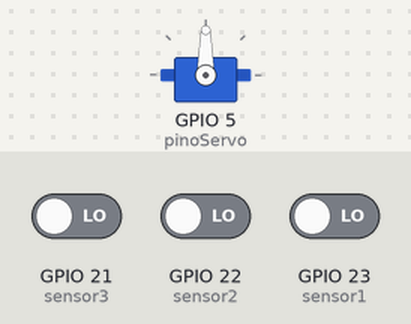
This sketch was run on a simulated ESP32. On the bench: servo. The inputs (shaded band) are chosen by the test bench; at power-on: GPIO 21 (sensor3) LOW, GPIO 22 (sensor2) LOW, GPIO 23 (sensor1) LOW. What the sketch prints to the serial monitor is not drawn.

Above: at 1.2 s.
1.3 s: GPIO 21 (sensor3) driven HIGH
At 2.9 s:
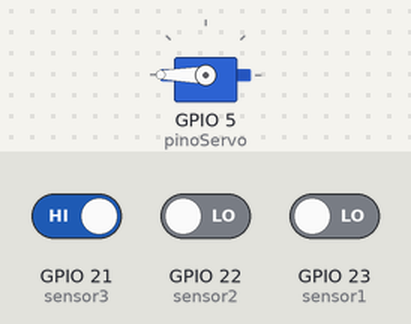
3.2 s: GPIO 22 (sensor2) driven HIGH
At 4.1 s:
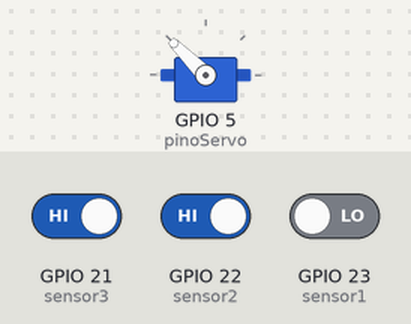
4.9 s: GPIO 23 (sensor1) driven HIGH
At 6.3 s:
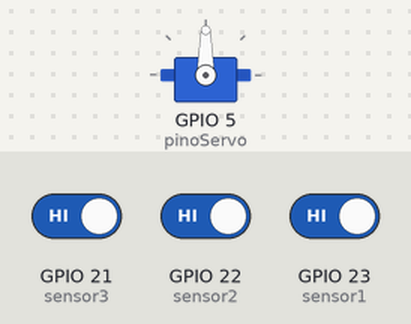
6.6 s: GPIO 21 (sensor3) driven LOW
At 8.0 s:
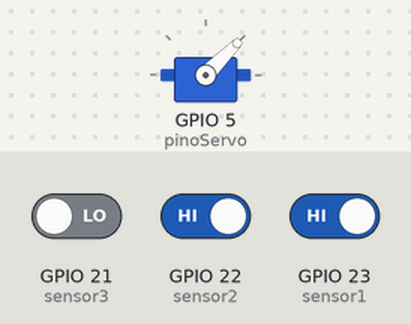
8.3 s: GPIO 22 (sensor2) driven LOW
At 9.2 s:
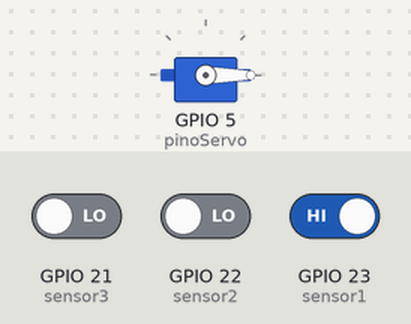
10.0 s: GPIO 21 (sensor3) driven HIGH and GPIO 23 (sensor1) driven LOW
At 10.15 s:
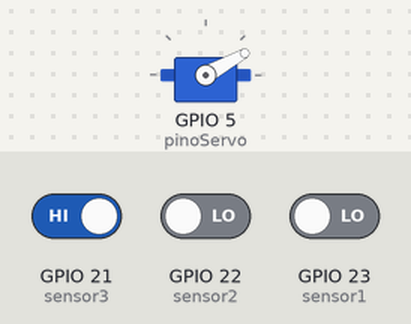
Timing chart, 0 to 13.0 s (numbered marks = the images above; inputs shaded):
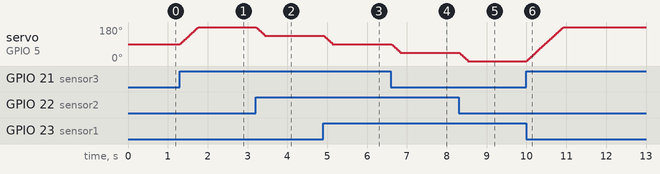

Measured:
- after the input at 1.3 s, servo on GPIO 5 (pinoServo): moves from 90° to 180° over 0.46 s, starting at once
- after the input at 3.2 s, servo on GPIO 5 (pinoServo): moves from 180° to 135° over 0.23 s, starting at once
- after the input at 4.9 s, servo on GPIO 5 (pinoServo): moves from 135° to 90° over 0.23 s, starting at once
- after the input at 6.6 s, servo on GPIO 5 (pinoServo): moves from 90° to 45° over 0.23 s, starting at once
- after the input at 8.3 s, servo on GPIO 5 (pinoServo): moves from 45° to 0° over 0.23 s, starting at once
- after the input at 10.0 s, servo on GPIO 5 (pinoServo): moves from 0° to 180° over 0.93 s, starting at once

The sketch:

servoMotorESensorDeChama.ino
```cpp
#include <ESP32Servo.h>

Servo meuServo;
int pinoServo = 5;

// Sensores digitais
int sensor1 = 23; // esquerda
int sensor2 = 22; // centro
int sensor3 = 21; // direita

int posAtual = 90; // posição inicial

void setup() {
  Serial.begin(115200);

  pinMode(sensor1, INPUT);
  pinMode(sensor2, INPUT);
  pinMode(sensor3, INPUT);

  // Define faixa de PWM do servo no ESP32
  meuServo.attach(pinoServo, 500, 2400);

  meuServo.write(posAtual); // começa centralizado
}

void moverServoLento(int alvo) {
  if (posAtual < alvo) posAtual++;
  else if (posAtual > alvo) posAtual--;
  meuServo.write(posAtual);
  delay(5); // controla a velocidade do movimento
}

void loop() {
  int leitura1 = digitalRead(sensor1);
  int leitura2 = digitalRead(sensor2);
  int leitura3 = digitalRead(sensor3);

  // Mostrar status no Serial Monitor
  Serial.print("S1: "); Serial.print(leitura1);
  Serial.print(" | S2: "); Serial.print(leitura2);
  Serial.print(" | S3: "); Serial.println(leitura3);

  // Calcula a média dos ângulos
  int soma = 0;
  int contador = 0;

  if (leitura1 == HIGH) { soma += 0; contador++; }
  if (leitura2 == HIGH) { soma += 90; contador++; }
  if (leitura3 == HIGH) { soma += 180; contador++; }

  int alvo;
  if (contador > 0) {
    alvo = soma / contador; // média das leituras
  } else {
    alvo = 90; // posição central se nada detectado
  }

  // Move servo suavemente até o alvo
  moverServoLento(alvo);
}
```
